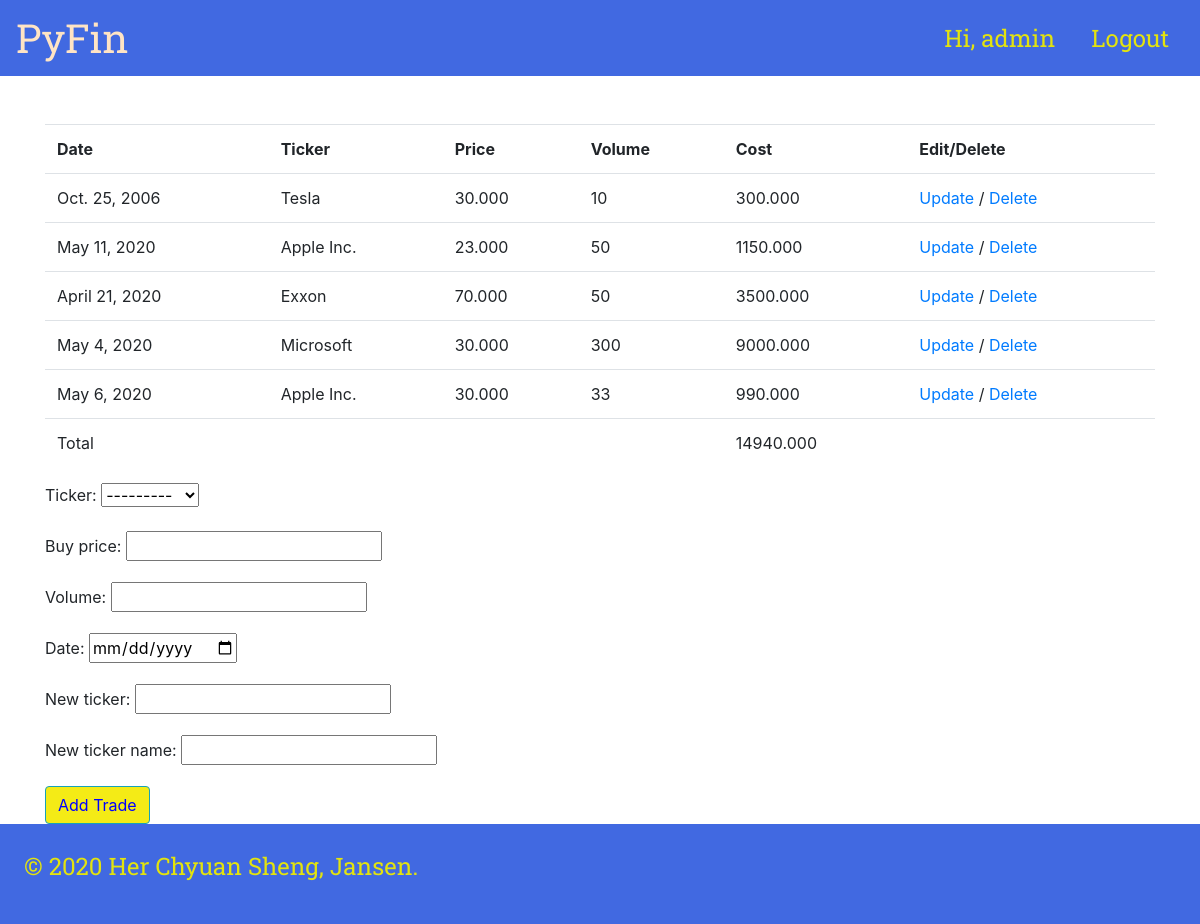
Screenshot of /portfolio/ (signed in) with the database file from the repository.
### portfolio/models.py (models this page shows, shortened)
class Trade(models.Model):
    buy_price = models.DecimalField(max_digits = 10, decimal_places=3)
    volume = models.PositiveIntegerField()
    ticker = models.ForeignKey('Ticker', on_delete = models.CASCADE)
    user = models.ForeignKey(User, on_delete = models.CASCADE,)
    date = models.DateField()
    @property
    def cost(self):
        return self.buy_price*self.volume

class Ticker(models.Model):
    ticker = models.CharField(max_length = 100)
    name = models.CharField(max_length = 200)
    def __str__(self):
        return self.name

### portfolio/views.py (the view, shortened to what this page needs)
# urls.py: path('', views.portfolio_view.as_view(), name = 'portfolio'),
class portfolio_view(LoginRequiredMixin,ListView):
    template_name = 'portfolio/portfolio.html'
    def get_queryset(self):
        if self.request.user.is_authenticated:
            user = self.request.user
            trades = Trade.objects.filter(user = user)
            return trades
        else: return Trade.objects.all()
    def get_context_data(self, **kwargs):
        context = super().get_context_data(**kwargs)
        context['form'] = add_trade()
        context['total'] = sum(lt.cost for lt in context['trade_list'])
        return context

### forms.py (shortened to what this page needs)
class add_trade(forms.ModelForm):
    class Meta:
        model = Trade
        fields = ['ticker','buy_price', 'volume','date']
        widgets = {
            'date': DateInput
        }
    new_ticker = forms.CharField(max_length=30, required = False)
    new_ticker_name = forms.CharField(max_length=30, required = False)
    def __init__(self,*args, **kwargs):
        super(add_trade, self).__init__(*args, **kwargs)
        self.fields['ticker'].required = False

### portfolio/templates/portfolio/portfolio.html (shortened to what this page needs)
{% extends 'FX/base.html' %}
{% block content %}
<table class="table table-hover">
    <tr>
        <th>Date</th>
        <th>Ticker</th>
        <th>Price</th>
        <th>Volume</th>
        <th>Cost</th>
        <th>Edit/Delete</th>
    </tr>
    {%for trade in trade_list %}
        <tr>
            <td> {{trade.date}}</td>
            <td> {{trade.ticker}}</td>
            <td> {{trade.buy_price}}</td>
            <td> {{trade.volume}} </td>
            <td> {{trade.cost}}</td>
            <td>
                <a href="{% url 'portfolio:update_trade' trade.id%}">Update </a>/
                <a href="{% url 'portfolio:delete_trade' trade.id%}">Delete </a>
            </td>
        </tr>
    {% endfor %}
    <tr>
        <td>Total</td>
        <td></td>
        <td></td>
        <td></td>
        <td>{{total}}</td>
        <td></td>
    </tr>
</table>
<form method = "POST">
    {{ form.as_p }}
    <button style="background-color:#F4EB16; color:blue" class="btn btn-outline-info" type="submit">Add Trade</button>
</form>
{% endblock %}

### FX/templates/FX/base.html (shortened to what this page needs)
<!doctype html>
<html lang="en">
  <head>
    <link rel="stylesheet" href="https://stackpath.bootstrapcdn.com/bootstrap/4.3.1/css/bootstrap.min.css">
    <link href="https://myCDN.com/prism@v1.x/themes/prism.css" rel="stylesheet" />
    {% load static %}
    <link rel="stylesheet" type="text/css" href="{% static 'FX/style.css' %}">
  </head>
  <body>
    <nav class = "navbar nav-blue">
    	<a class = "nav-brand" href = "{% url 'homepage' %}"> PyFin </a>
    	<div class = "right-buttons">
        {% if user.is_authenticated %}
          <span class = "nav-button"> Hi, {{ user.username }} </span>
          <a class = "nav-button" href = "/logout/"> Logout </a>
        {% endif %}
      </div>
    </nav>
    <br><br>
    <div class = "page-container">
      <div class = "page-content container">
        {% block content %}
        {% endblock %}
      </div>
      <div class = 'footer'><p class="footer-content">&copy 2020 Her Chyuan Sheng, Jansen.</p></div>
    </div>
  </body>
</html>

### FX/static/FX/style.css (style rules this page uses)
.nav-blue { background-color: #4169E1; }
.nav-brand { font-family: 'Roboto Slab', serif; color: #FFE4C4; font-size: 250%; }
a:link { text-decoration: none; }
.nav-button { color: #e3e30e; font-size:150%; font-family: 'Roboto Slab', serif; padding:20px 15px; }
.right-buttons { float:right; }
.footer { background-color: #4169E1; width: 100%; padding:2%; }
.footer-content { color: #e3e30e; font-size:150%; font-family: 'Roboto Slab', serif; }
.page-container { display: flex; flex-direction: column; min-height: 100vh; }
.page-content { flex:1; }

### rows the page displays
Trade: date "Oct. 25, 2006", ticker "Tesla", buy_price "30.000", volume "10", cost "300.000"
Trade: date "May 11, 2020", ticker "Apple Inc.", buy_price "23.000", volume "50", cost "1150.000"
Trade: date "April 21, 2020", ticker "Exxon", buy_price "70.000", volume "50", cost "3500.000"
Trade: date "May 4, 2020", ticker "Microsoft", buy_price "30.000", volume "300", cost "9000.000"
Trade: date "May 6, 2020", ticker "Apple Inc.", buy_price "30.000", volume "33", cost "990.000"

### other values shown
{{ user.username }} "admin"
{{ total }} "14940.000"
